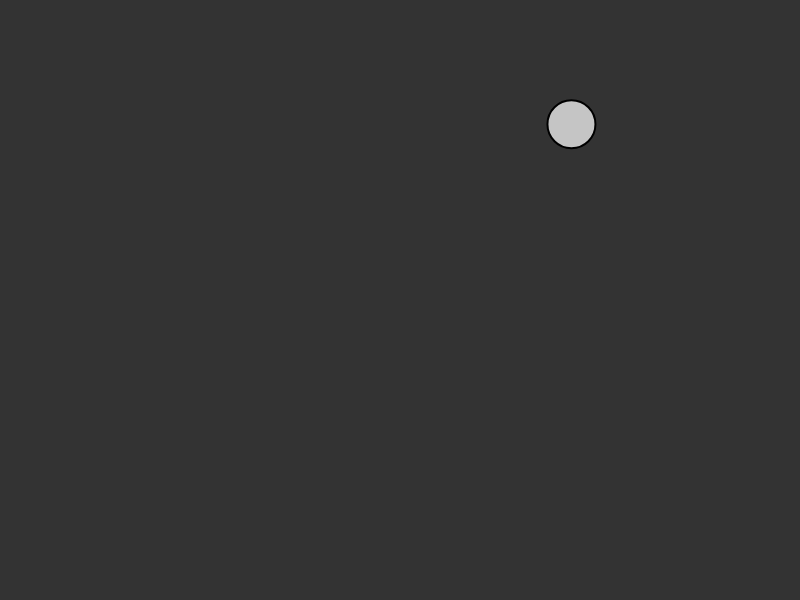
Frame 1 (no input)
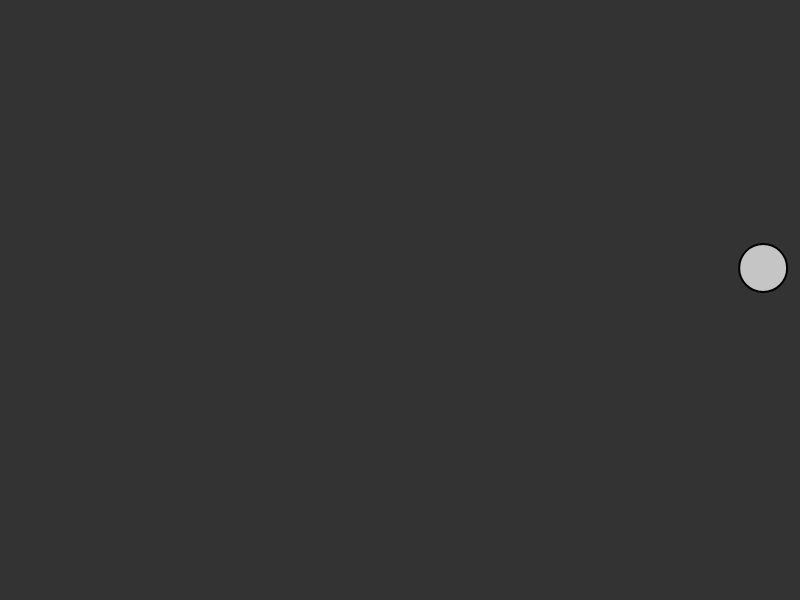
Frame 60 (no input)
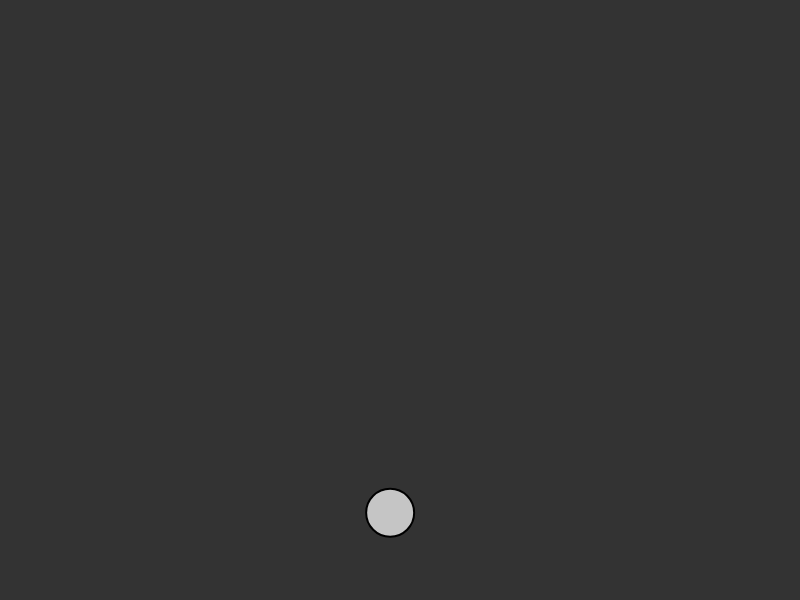
Frame 120 (the mouse pressed at the canvas centre since frame 60)

The p5.js sketch that drew these frames (run headless with seeded random() and noise() and a simulated clock; from frame 60 on, the mouse is pressed at the canvas centre):

// p5.js sketch
// ── sketch.js
let mover; 

function setup() {
  createCanvas(800, 600);
  mover = new Mover();
}

function draw() {
  background(51);

  mover.update();
  mover.checkEdges();
  mover.show();

}

// ── mover.js
/* Clase que genera una plantilla para que un objeto se mueva por pantalla
usando vectores con una velocidad influida por una aceleración aleatoria.*/

class Mover{
    constructor(){
        this.position = createVector(random(width), random(height));
        this.velocity = createVector(0, 0);
        this.acceleration = createVector(0, 0);
        this.topSpeed = 10;
    }
    update(){
        //p5.Vector.random2D() Crea un vector noramilzado con dirección y magnitud 1
        this.acceleration = p5.Vector.random2D();
        //Se puede escalar el vector para que sea más aleatorio
        this.acceleration.mult(random(2));
        this.position.add(this.velocity);
        this.velocity.limit(this.topSpeed);
        this.velocity.add(this.acceleration);
    }
    show(){
        stroke(0);
        strokeWeight(2);
        fill(197);
        circle(this.position.x, this.position.y, 48);
    }
    checkEdges(){
        //Si se sale de algún borde aparece en el opuesto
        if(this.position.x > width){
            this.position.x = 0;
        }
        else if(this.position.x < 0){
            this.position.x = width;
        }
        if(this.position.y > height){
            this.position.y = 0;
        }
        else if(this.position.y < 0){
            this.position.y = height;
        }   
    }
    /*Permite que la velocidad no supere un valor demasiado grande al ir
    agregando la acceleración */
    limit(max){
        if(this.velocity.mag() > this.topSpeed)
        {
            //Pone la magnitud en 1, luego lo multiplica por el valor escalar
            this.velocity.normalize();
            this.velocity.mult(max);
        }
    }
}
